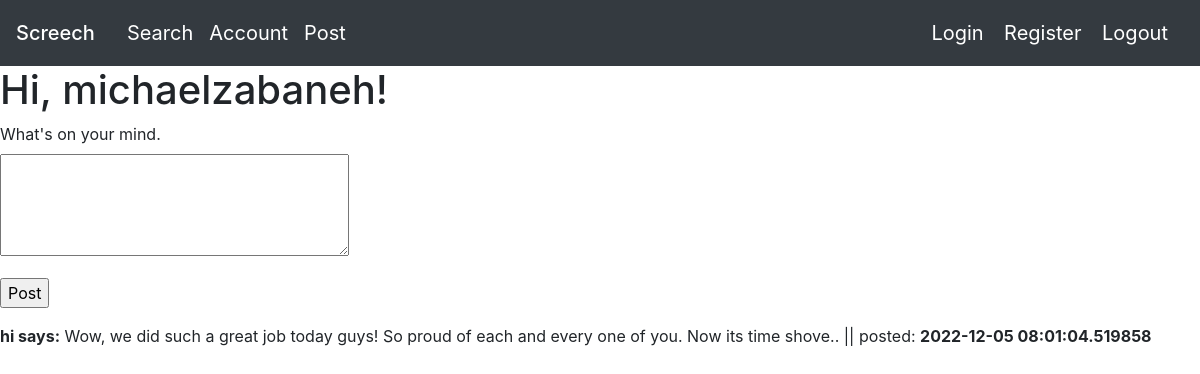
/post (signed in), run on the app's committed database.
### app/models.py (models this page shows, shortened)
class User(db.Model, UserMixin):
    id = db.Column(db.Integer, primary_key = True)
    username = db.Column(db.String(15))
    name = db.Column(db.String(15))
    password = db.Column(db.String(200))
    email = db.Column(db.String(32), unique = True)
    followed = db.relationship(
        'User', secondary=followers,
        primaryjoin=(followers.c.follower_id == id),
        secondaryjoin=(followers.c.followed_id == id),
        backref=db.backref('followers', lazy='dynamic'), lazy='dynamic')

class Post(db.Model):
    id = db.Column(db.Integer, primary_key=True)
    body = db.Column(db.String(140))
    timestamp = db.Column(db.DateTime, index=True, default=datetime.utcnow)
    user_id = db.Column(db.Integer, db.ForeignKey('user.id'))

### app/routes.py (the view)
@myapp_obj.route('/post', methods=['GET','POST'])
@login_required
def index():
    form = PostForm()
    post = Post.query.all()
    user = current_user
    time = datetime.now()
    date_time = time.strftime("%H:%M:%S, %m/%d/%Y")
    if form.validate_on_submit():
        post = Post(body=form.post.data, user_id=current_user.name)
        db.session.add(post)
        db.session.commit()
        flash('Your latest message has been posted!')
        return redirect(url_for('index'))
    posts = [
        {
            'author': {'username': 'John'},
            'body': 'Beautiful day in Portland!'
        },
        {
            'author': {'username': 'Susan'},
            'body': 'The Avengers movie was so cool!'
        }
    ]    #fake generated posts (delete later)
    return render_template("post.html", title='Home Page', form=form, post=post, posts=posts, user=user, date_time=date_time ) #renders posting page generated by given html

### app/forms.py
class PostForm(FlaskForm):
    post = TextAreaField("What's on your mind. ", validators=[DataRequired(), Length(min=1, max=100)])
    submit = SubmitField('Post')

### app/models.py (called while the page is built)
@login.user_loader
def load_user(id):
    return User.query.get(int(id))

### app/templates/post.html (shortened to what this page needs)
{% extends "base.html" %}
{% block mycontent %}
    <h1>Hi, {{ current_user.username }}!</h1>
    <form action="" method="post">
        <p>
            {{ form.post.label }}<br>
            {{ form.post(cols=32, rows=4) }}<br>
        </p>
        <p>{{ form.submit() }}</p>
    </form>
    {% for user in post %}
    <p>
    <b>{{ user.user_id }} says:</b> {{ user.body }} || posted: <b> {{ user.timestamp }}</b>
    </p>
    {% endfor %}
{% endblock %}

### data on the page
User: username "michaelzabaneh"
Post: user_id "hi", body "Wow, we did such a great job today guys! So proud of each and every one of you. Now its time shove..", timestamp "2022-12-05 08:01:04.519858"
